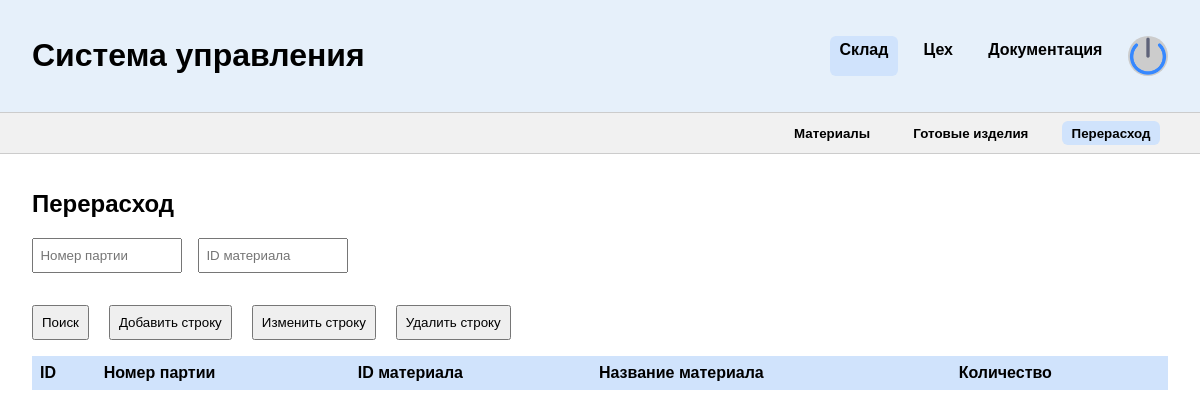
The page /warehouse/overuse/ (signed in) on the database as committed earlier.
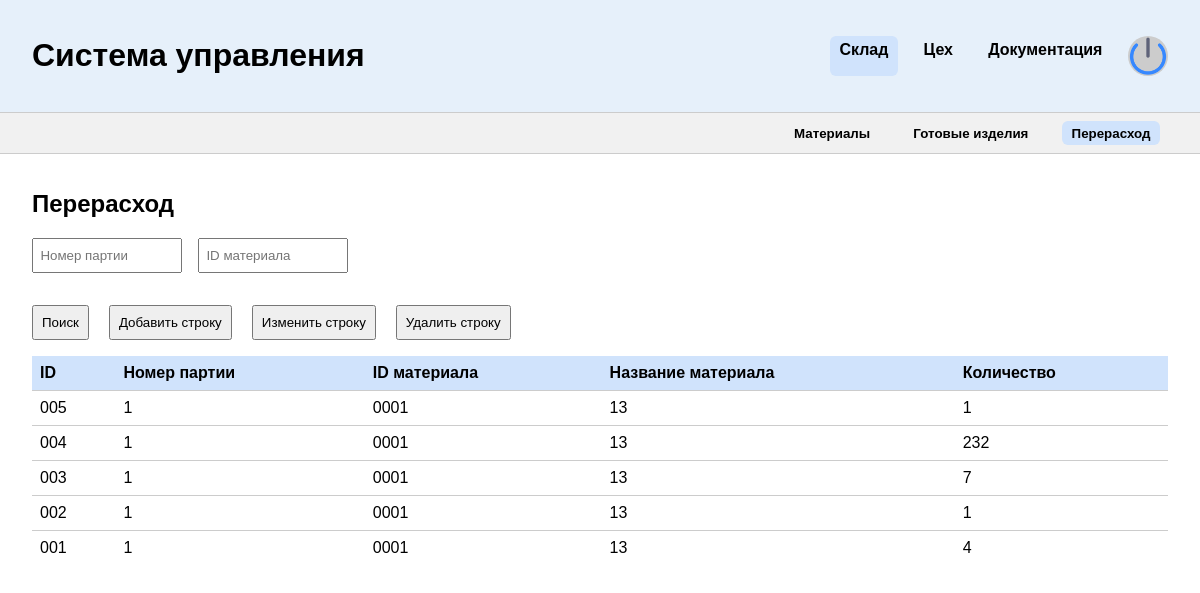
The same page on the database as committed later.
### main/models.py (models this page shows)
class Materials(models.Model):
    name = models.CharField(max_length=100, verbose_name="Название материала")
    quantity = models.IntegerField(verbose_name="Количество на складе")
    features = models.CharField(max_length=255, verbose_name="Характеристики материала")
    price = models.FloatField(verbose_name="Цена за единицу")
    supplier = models.CharField(max_length=100, verbose_name="Название поставщика")
    class Meta:
        verbose_name = "Материалы"
        verbose_name_plural = "Материалы"
    def __str__(self):
        return self.name

### main/views/overuses.py (the view)
# urls.py: path("warehouse/overuse/", OverusesPage.as_view()),
class OverusesPage(BaseView, TemplateView):
    template_name = "main/overuses.html"
    def get_context_data(self, **kwargs):
        context = super().get_context_data(**kwargs)
        context["overs"] = OverSerializer(Overs.objects.order_by("-id"), many=True).data
        context["batches"] = Batch.objects.all()
        context["materials"] = Materials.objects.all()
        return context

### main/models.py (called while the page is built)
    def __str__(self):
        return f"Партия: {self.id}"

    def __str__(self):
        return f"{self.fullname} - {self.role}"

### main/serializers.py (called while the page is built)
    def get_id(self, obj):
        return str(obj.id).zfill(4)

    def get_id(self, obj):
        return str(obj.id).zfill(3)

### main/views/base.py (called while the page is built)
    def get_enable_roles(self):
        enable = getattr(self, "enable_roles", [])
        if enable:
            return enable
        exclude = getattr(self, "exclude_roles", [])
        if exclude:
            return set([i.value for i in UserRole]) - set(exclude)
        return [i.value for i in UserRole]

    def dispatch(self, request: HttpRequest, *args, **kwargs):
        user = request.user
        if not user.is_authenticated:
            return HttpResponseRedirect('/')
        print(user.login)
        print(user.__dict__)
        if user.role == UserRole.GeneralManager or user.role == UserRole.ProductionManager:
            return super().dispatch(request, *args, **kwargs)
        if user.role not in self.get_enable_roles():
            return render(request, "main/protect.html")
        return super().dispatch(request, *args, **kwargs)

### main/templates/main/overuses.html (shortened to what this page needs)
{% extends "main/base.html" %}
{% load static %}
{% block content %}
<header>
  <h1>Система управления</h1>
  <div class="menu">
    <a href="/warehouse/materials/" class="active">Склад</a>
    <a href="/ceh/workers/">Цех</a>
    <a href="/docs/">Документация</a>
    <div class="avatar"><img src="{% static 'main/shutdown.png' %}" /></div>
  </div>
</header>
   <div class="submenu" id="submenu-sklad">
    <button data-target="materials"><a href="/warehouse/materials/">Материалы</a></button>
    <button data-target="products"><a href="/warehouse/products/">Готовые изделия</a></button>
    <button data-target="overuse" class="active"><a href="/warehouse/overuse/">Перерасход</a></button>
  </div>
  <section id="sklad">
<div class="table-section" id="overuse">
  <h2>Перерасход</h2>
  <div class="filters">
    <input type="text" id="filter-over-batch" placeholder="Номер партии">
    <input type="text" id="filter-over-material" placeholder="ID материала">
  </div>
  <div class="material-actions">
    <button onclick="filterOvers()">Поиск</button>
    <button onclick="document.getElementById('dialog-add-over').showModal()">Добавить строку</button>
    <button onclick="document.getElementById('dialog-edit-over-entry').showModal()">Изменить строку</button>
    <button onclick="document.getElementById('dialog-delete-over').showModal()">Удалить строку</button>
  </div>
  <table>
    <thead>
      <tr>
        <th>ID</th>
        <th>Номер партии</th>
        <th>ID материала</th>
        <th>Название материала</th>
        <th>Количество</th>
      </tr>
    </thead>
    <tbody id="over-table-body">
      {% for o in overs %}
        <tr><td>{{ o.id }}</td><td>{{ o.batch }}</td><td>{{ o.material.id }}</td><td>{{ o.material.name }}</td><td>{{ o.quantity }}</td></tr>
      {% endfor %}
    </tbody>
  </table>
</div>
  </section>
{% endblock %}

Rows that differ between the two databases and show on the page:
added Materials: material.name "13" "13" "13" "13" "13"
Other text that changed with them:
new list line: "005 1 0001 1"
new list line: "004 1 0001 232"
new list line: "003 1 0001 7"
new list line: "002 1 0001 1"
new list line: "001 1 0001 4"
